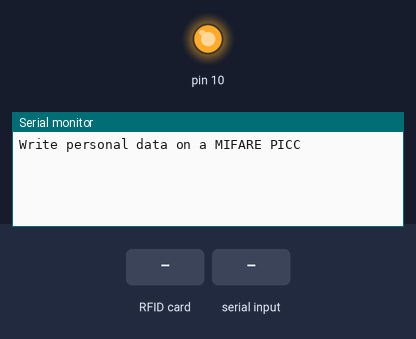
Simulated run of this sketch. Board: Arduino Uno, built with avr-gcc and run on an emulated ATmega328P. On the bench: output pins drawn as LEDs (lit = HIGH), the last lines printed to the serial monitor. The inputs (shaded band) are chosen by the test bench.

Above: at 1.2 s.
1.3 s: RFID card 5E 7A 19 C4 held to the reader
At 1.7 s:
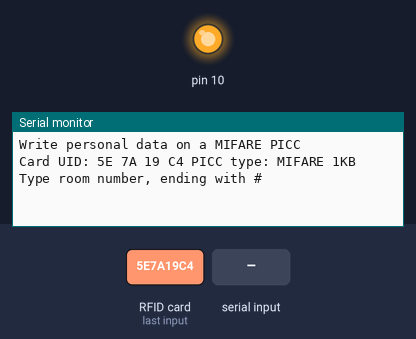
2.8 s: "1#" received over Serial
At 3.2 s:
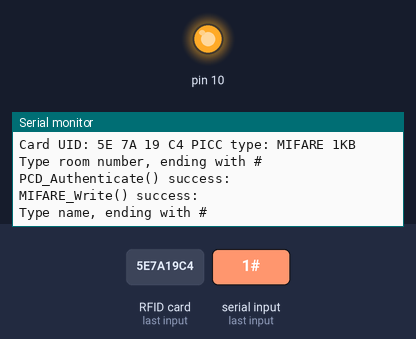
4.3 s: "0#" received over Serial
At 5.5 s:
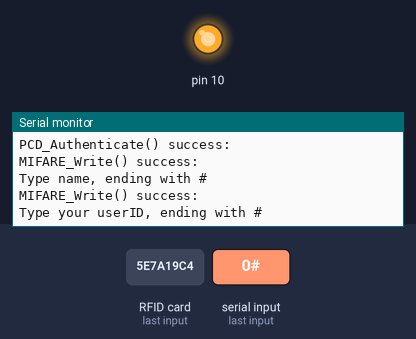
5.8 s: "2#" received over Serial
At 6.7 s:
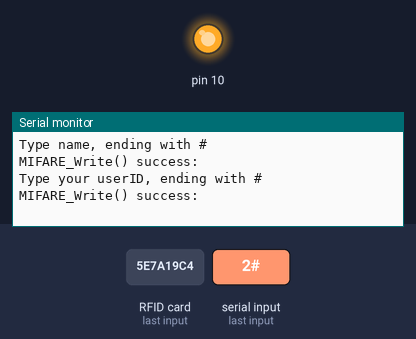

The sketch:

rfid_write.ino
```cpp
/*
 * Write personal data of a MIFARE RFID card using a RFID-RC522 reader
 * Uses MFRC522 - Library to use ARDUINO RFID MODULE KIT 13.56 MHZ WITH TAGS SPI W AND R BY COOQROBOT.
 * -----------------------------------------------------------------------------------------
 *             MFRC522      Arduino       Arduino   Arduino    Arduino          Arduino
 *             Reader/PCD   Uno/101       Mega      Nano v3    Leonardo/Micro   Pro Micro
 * Signal      Pin          Pin           Pin       Pin        Pin              Pin
 * -----------------------------------------------------------------------------------------
 * RST/Reset   RST          9             5         D9         RESET/ICSP-5     RST
 * SPI SS      SDA(SS)      10            53        D10        10               10
 * SPI MOSI    MOSI         11 / ICSP-4   51        D11        ICSP-4           16
 * SPI MISO    MISO         12 / ICSP-1   50        D12        ICSP-1           14
 * SPI SCK     SCK          13 / ICSP-3   52        D13        ICSP-3           15
 *
 * Hardware required:
 * Arduino
 * PCD (Proximity Coupling Device): NXP MFRC522 Contactless Reader IC
 * PICC (Proximity Integrated Circuit Card): A card or tag using the ISO 14443A interface, eg Mifare or NTAG203.
 * The reader can be found on eBay for around 5 dollars. Search for "mf-rc522" on ebay.com.
 */

#include <SPI.h>
#include <MFRC522.h>

#define RST_PIN         5           // Configurable, see typical pin layout above
#define SS_PIN          4          // Configurable, see typical pin layout above

MFRC522 mfrc522(SS_PIN, RST_PIN);   // Create MFRC522 instance

void setup() {
  Serial.begin(9600);        // Initialize serial communications with the PC
  SPI.begin();               // Init SPI bus
  mfrc522.PCD_Init();        // Init MFRC522 card
  Serial.println(F("Write personal data on a MIFARE PICC "));
}

void loop() {

  // Prepare key - all keys are set to FFFFFFFFFFFFh at chip delivery from the factory.
  MFRC522::MIFARE_Key key;
  for (byte i = 0; i < 6; i++) key.keyByte[i] = 0xFF;

  // Look for new cards
  if ( ! mfrc522.PICC_IsNewCardPresent()) {
    return;
  }

  // Select one of the cards
  if ( ! mfrc522.PICC_ReadCardSerial()) {
    return;
  }

  Serial.print(F("Card UID:"));    //Dump UID
  for (byte i = 0; i < mfrc522.uid.size; i++) {
    Serial.print(mfrc522.uid.uidByte[i] < 0x10 ? " 0" : " ");
    Serial.print(mfrc522.uid.uidByte[i], HEX);
  }
  Serial.print(F(" PICC type: "));   // Dump PICC type
  MFRC522::PICC_Type piccType = mfrc522.PICC_GetType(mfrc522.uid.sak);
  Serial.println(mfrc522.PICC_GetTypeName(piccType));

  byte buffer[34];
  byte block;
  MFRC522::StatusCode status;
  byte len;

  Serial.setTimeout(50000L) ;     // wait until 20 seconds for input from serial
  // Ask personal data: room name
  Serial.println(F("Type room number, ending with #"));
  len = Serial.readBytesUntil('#', (char *) buffer, 3) ; // read name from serial
  for (byte i = len; i < 34; i++) buffer[i] = ' ';     // pad with spaces

  block = 1;
  //Serial.println(F("Authenticating using key A..."));
  status = mfrc522.PCD_Authenticate(MFRC522::PICC_CMD_MF_AUTH_KEY_A, block, &key, &(mfrc522.uid));
  if (status != MFRC522::STATUS_OK) {
    Serial.print(F("PCD_Authenticate() failed: "));
    Serial.println(mfrc522.GetStatusCodeName(status));
    return;
  }
  else Serial.println(F("PCD_Authenticate() success: "));

  // Write block
  status = mfrc522.MIFARE_Write(block, buffer, 16);
  if (status != MFRC522::STATUS_OK) {
    Serial.print(F("MIFARE_Write() failed: "));
    Serial.println(mfrc522.GetStatusCodeName(status));
    return;
  }
  else Serial.println(F("MIFARE_Write() success: "));

  // Ask personal data: name
  Serial.println(F("Type name, ending with #"));
  len = Serial.readBytesUntil('#', (char *) buffer, 9) ; // read nim from serial
  for (byte i = len; i < 34; i++) buffer[i] = ' ';     // pad with spaces

  block = 8;
  //Serial.println(F("Authenticating using key A..."));
  status = mfrc522.PCD_Authenticate(MFRC522::PICC_CMD_MF_AUTH_KEY_A, block, &key, &(mfrc522.uid));
  if (status != MFRC522::STATUS_OK) {
    Serial.print(F("PCD_Authenticate() failed: "));
    Serial.println(mfrc522.GetStatusCodeName(status));
    return;
  }

  // Write block
  status = mfrc522.MIFARE_Write(block, buffer, 16);
  if (status != MFRC522::STATUS_OK) {
    Serial.print(F("MIFARE_Write() failed: "));
    Serial.println(mfrc522.GetStatusCodeName(status));
    return;
  }
  else Serial.println(F("MIFARE_Write() success: "));

  // Ask personal data: UID
  Serial.println(F("Type your userID, ending with #"));
  len = Serial.readBytesUntil('#', (char *) buffer, 8) ; // read nim from serial
  for (byte i = len; i < 34; i++) buffer[i] = ' ';     // pad with spaces

  block = 12;
  //Serial.println(F("Authenticating using key A..."));
  status = mfrc522.PCD_Authenticate(MFRC522::PICC_CMD_MF_AUTH_KEY_A, block, &key, &(mfrc522.uid));
  if (status != MFRC522::STATUS_OK) {
    Serial.print(F("PCD_Authenticate() failed: "));
    Serial.println(mfrc522.GetStatusCodeName(status));
    return;
  }

  // Write block
  status = mfrc522.MIFARE_Write(block, buffer, 16);
  if (status != MFRC522::STATUS_OK) {
    Serial.print(F("MIFARE_Write() failed: "));
    Serial.println(mfrc522.GetStatusCodeName(status));
    return;
  }
  else Serial.println(F("MIFARE_Write() success: "));

  Serial.println(" ");
  mfrc522.PICC_HaltA(); // Halt PICC
  mfrc522.PCD_StopCrypto1();  // Stop encryption on PCD

}
```

Measured:
- after the input at 1.3 s, the serial monitor: prints a new line at once (image 1)
- after the input at 2.8 s, the serial monitor: prints a new line at once (image 2)
- after the input at 4.3 s, the serial monitor: prints a new line at once (image 3)
- after the input at 5.8 s, the serial monitor: prints a new line at once (image 4)
